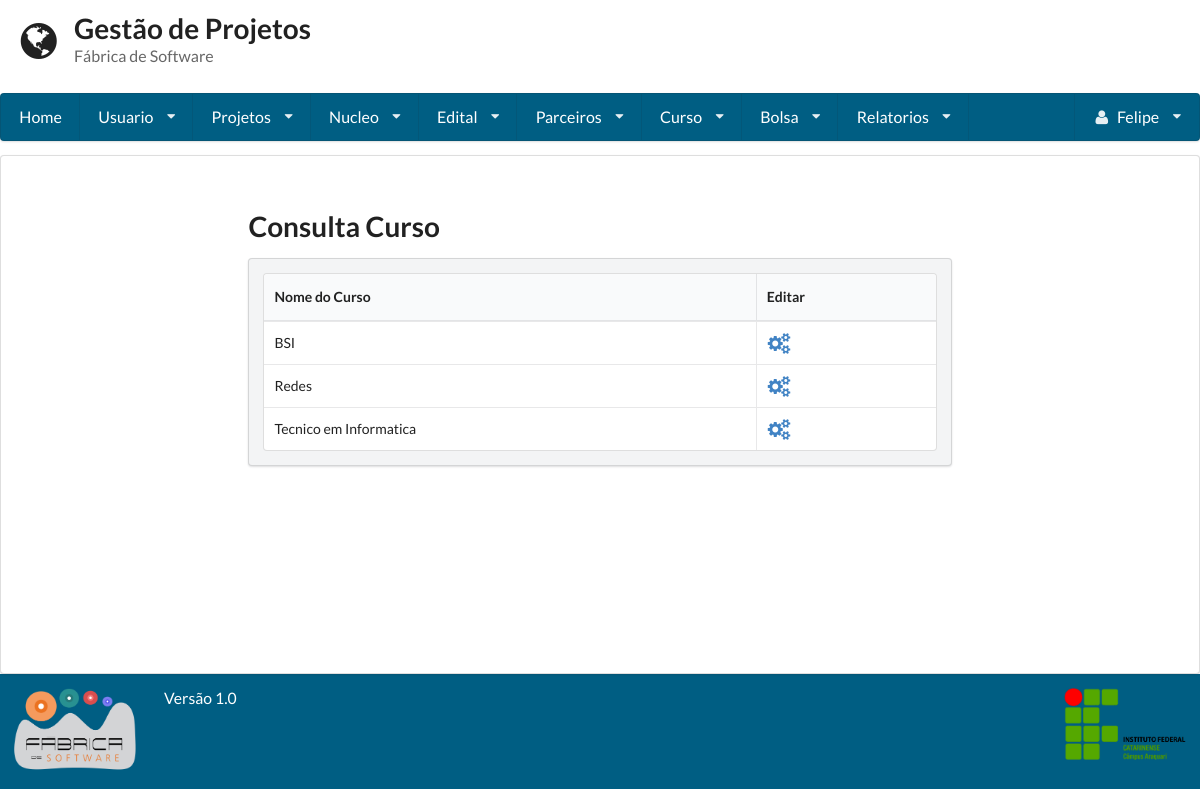
The app's page /consulta_curso/ (signed in) with its own data.
### gestaoapp/models/curso.py (models this page shows, shortened)
class Curso(models.Model):
    curso = models.CharField(max_length=255)
    data_hora_cadastro = models.DateTimeField(auto_now=True)
    responsavel_cadastro = models.ForeignKey(User)

### gestaoapp/views/curso.py (the view, shortened to what this page needs)
# urls.py: url(r'^consulta_curso/', ConsultaCurso.as_view()),
class ConsultaCurso(LoginRequiredMixin, View):
    template = 'curso/consulta.html'
    def get(self, request):
        form = Busca()
        curso = Curso.objects.all()
        return render(request, self.template, {'cursos': curso, "form": form})

### gestaoapp/templates/curso/consulta.html (shortened to what this page needs)
{% extends 'base.html' %}
{% block conteudo %}
    <form method='POST' action='/consulta_curso/' class="ui form">
        <h1 class="ui header">Consulta Curso</h1>
    </form>
    <div class="ui secondary segment">
        <table class="ui celled table">
            <thead>
            <tr>
                <th>Nome do Curso</th>
                <th>Editar</th>
            </tr>
            </thead>
            <tbody>
            {% for curso in cursos %}
                <td>{{ curso.curso }}</td>
                {% if user.is_superuser %}
                    <td><a href="/editar_curso/{{ curso.id }}"><i class="settings large icon"></i></a></td>
                {% endif %}
            {% endfor %}
            </tbody>
        </table>
    </div>
{% endblock %}

### gestaoapp/templates/base.html (shortened to what this page needs)
<!doctype html>
<head>
    {% load staticfiles %}
    <link rel="stylesheet" href="{% static 'semantic-2.1/dist/semantic.css' %}"/>
    <link rel="stylesheet" href="{% static 'base.css' %}"/>
</head>
<body class="cor-fundo">
<header class="cabecalho">
    <div class="ui grid">
        <div class="row">
            <div class='twelve wide column'>
                <h1 class="ui header">
                    <i class='ui icon world'></i>
                    <div class="ui content">
                        Gestão de Projetos
                        <p class="sub header">
                            Fábrica de Software
                        </p>
                    </div>
                </h1>
            </div>
        </div>
        {% if user.is_authenticated %}
            <div class="computer only row">
                <nav class="ui large menu stackable"><a class="item" href="/home">Home</a>
                    <div class="ui dropdown item">Usuario<i class="dropdown icon"></i>
                    </div>
                    <div class="ui dropdown item">Projetos<i class="dropdown icon"></i>
                    </div>
                    <div class="ui dropdown item">Nucleo<i class="dropdown icon"></i>
                    </div>
                    <div class="ui dropdown item">Edital<i class="dropdown icon"></i>
                    </div>
                    <div class="ui dropdown item">Parceiros<i class="dropdown icon"></i>
                    </div>
                    {% if user.is_superuser %}
                        <div class="ui dropdown item">Curso<i class="dropdown icon"></i>
                        </div>
                    {% endif %}
                    {% if user.is_superuser %}
                        <div class="ui dropdown item">Bolsa<i class="dropdown icon"></i>
                        </div>
                    {% endif %}
                    {% if user.is_superuser %}
                        <div class="ui dropdown item">Relatorios<i class="dropdown icon"></i>
                        </div>
                    {% endif %}
                    <div class="ui dropdown item right floated"><i class="user icon"></i>
                        {{ request.user.first_name }} <i class="dropdown icon"></i>
                    </div>
                </nav>
            </div>
        {% endif %}
    </div>
</header>
<article class="corpo ui segment cor-conteudo">
    <div class="ui grid">
        <div class="row">
            <div class="three wide column"></div>
            <div class="ten wide column">
                {% block conteudo %}
                {% endblock %}
            </div>
        </div>
    </div>
</article>
<footer class="ui grid rodape verde_escuro">
    <div class="two wide column">
        <img class="ui small image" src="{% static 'fabrica.png' %}">
    </div>
    <div class=" twelve wide column">
        <label class="centered"> Versão 1.0 </label>
    </div>
    <div class="two wide column">
        <img class="ui small image" src="{% static 'ifc2.png' %}">
    </div>
</footer>
</body>
</html>

### static/base.css (style rules this page uses)
.ui.grid { margin: 0 !important; padding: 0 !important; }
.cabecalho { min-height: 16% !important; color: #005e83 !important; }
.cabecalho .grid { margin: 0 !important; padding: 0 !important; }
.corpo { min-height: 64.9% !important; }
.rodape { min-height: 11% !important; }
article { margin: 0 !important; }
.verde_escuro { background: #005e83 !important; color: #FFFFFF !important; }
.ui.menu { width: 100% !important; background-color: #005e83 !important; }
.ui.menu > .item { color: #FFF !important; }
label { font-size: 1.125em !important; }

### records on screen
Curso: curso "BSI"
Curso: curso "Redes"
Curso: curso "Tecnico em Informatica"

### other values on screen
{{ request.user.first_name }} "Felipe"
